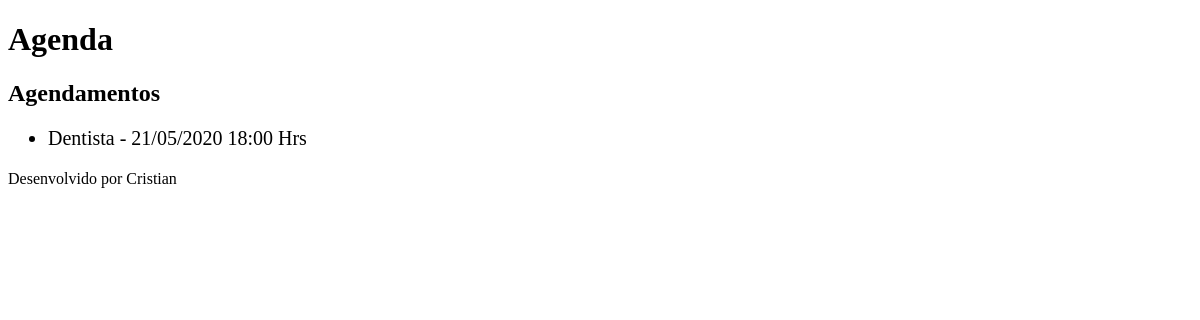
/agenda/, run on an earlier commit of the app's database.
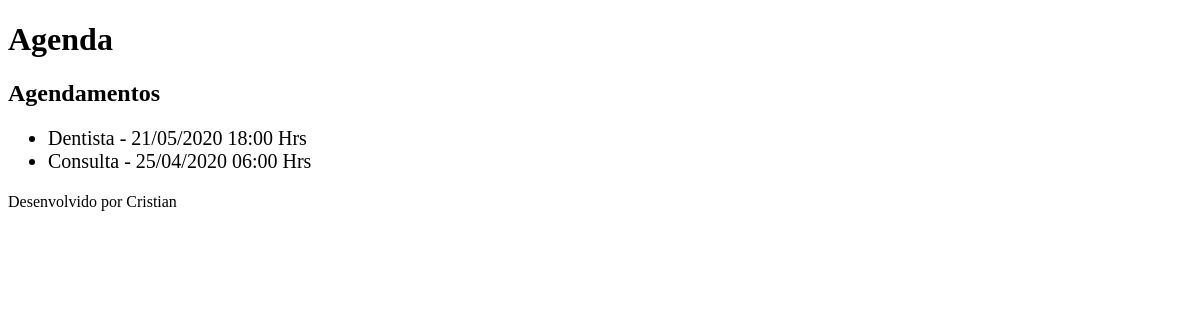
And on a later commit of the database.
### core/models.py (models this page shows, shortened)
class Evento(models.Model):
    titulo = models.CharField(max_length=100)
    descricao = models.TextField(blank=True, null=True)
    data_evento = models.DateTimeField(verbose_name='Data do Evento')
    data_criacao = models.DateTimeField(auto_now=True)
    usuario = models.ForeignKey(User , on_delete=models.CASCADE)
    class Meta:
        db_table = 'evento'
    def get_data_evento(self):
        return self.data_evento.strftime('%d/%m/%Y %H:%M Hrs')

### core/views.py (the view)
# urls.py: path('agenda/', views.lista_eventos),
def lista_eventos(request):
    evento = Evento.objects.all()
    dados = { 'eventos': evento}
    return render(request, 'agenda.html', dados)

### templates/agenda.html
{% extends "model-page.html" %}
{% block content %}
    <H2>Agendamentos</H2>
    <ul style="font-size: 20px">
        {% for evento in eventos %}
            <li> {{ evento.titulo }} - {{ evento.get_data_evento }} </li>
        {% endfor %}
    </ul>
{% endblock %}

### templates/model-page.html
<!DOCTYPE html>
<html lang="en">
<head>
     {% include "model-header.html" %}
</head>
<body>
    {% block content %} {% endblock %}
    {% include "model-footer.html" %}
</body>
</html>

### templates/model-header.html (shortened to what this page needs)
    <h1>Agenda</h1>

### templates/model-footer.html
<p>Desenvolvido por Cristian</p>

What changed in the data, as far as the page shows it:
added Evento: titulo "Consulta", get_data_evento "25/04/2020 06:00 Hrs"
